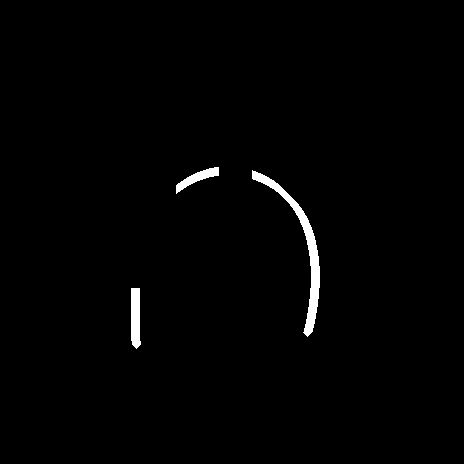
#> input picture test_v3.png, 464 x 464 px
$ python test.py   (older library calls are emulated)
#> lines starting #> are read from the running program, lines starting #| are printed output that depends on the picture; after the words box and inside, x2 and y2 are one past the last pixel; in counts of white or black regions, pixels touching at a corner belong together
### momentum.py
from time import time
from copy import deepcopy
from scipy.interpolate import LSQUnivariateSpline
from scipy.ndimage import binary_fill_holes
from skimage.morphology import skeletonize, erosion, dilation
import cv2
import numpy as np
import matplotlib.pyplot as plt


def find_ends(img, max_px_gap):
    """
    Find the ends of paths assuming that each end has one neighbor.
    :param img: skeletonized paths
    :type img: np.ndarray
    :param max_px_gap: maximum pixel gap between paths ends in terms of remove similar points
    :type max_px_gap: int
    :return: all coordinates with a single neighbor
    :rtype: list
    """
    # Add border to image frame
    img = np.pad(img, pad_width=1, mode='constant', constant_values=0)

    # Find all coordinates with less than 2 neighbors
    path_indices = np.nonzero(img)
    path_indices = np.vstack((path_indices[0], path_indices[1])).T
    path_ends_workspace = np.empty((0, 2))
    for current_cord in path_indices:
        neighbors = 0
        for i in range(-1, 2):
            for j in range(-1, 2):
                if i == 0 and j == 0:
                    continue
                if img[current_cord[0] + i, current_cord[1] + j]:
                    neighbors += 1
        if neighbors < 2:
            path_ends_workspace = np.append(path_ends_workspace, [np.flip(current_cord)], axis=0)

    # Skip similar coordinates using maximum gap between points
    keys_to_skip = []
    for key, value in enumerate(path_ends_workspace):
        for current_cord in path_ends_workspace[key + 1:]:
            if (np.fabs(current_cord - value) <= max_px_gap).all():
                keys_to_skip.append(key)
    path_ends_workspace = np.delete(path_ends_workspace, keys_to_skip, axis=0)
    path_ends_workspace = list(map(list, path_ends_workspace - 1))
    return path_ends_workspace


def remove_close_points(last_point, path_ends, max_px_gap=10):
    """
    Remove close points around certain pixel.
    :param last_point: point around which to look
    :type last_point: tuple
    :param path_ends: points to check
    :type path_ends: np.array
    :param max_px_gap: maximum pixel gap between last_point and a single point of path_ends
    :type max_px_gap: int
    :return: points without close points to the last point
    :rtype: list
    """
    keys_to_remove = []
    for key, value in enumerate(np.array(path_ends)):
        if (np.fabs(np.array(last_point) - value) < max_px_gap).all():
            keys_to_remove.append(key)
    path_ends = np.delete(np.array(path_ends), keys_to_remove, axis=0)
    return path_ends.tolist()


def find_connections(paths):
    """
    Among all paths, for each path end, find the closest end belonging to another path. N paths results 2N connections.
    :param paths: all paths
    :type paths: np.array
    :return: dictionaries that describe connections
    :rtype: list
    """
    best_connections = []
    for key, value in enumerate(paths):
        for key2, value2 in enumerate(paths[key + 1:]):
            # Calculate gap length between two paths (begins and ends)
            connections = []
            gap_length = np.linalg.norm(np.subtract(value['coords'][0], value2['coords'][0]))
            connections.append({"gap_length": gap_length, "keys": [key, key + 1 + key2]})
            gap_length = np.linalg.norm(np.subtract(value['coords'][0], value2['coords'][-1]))
            connections.append({"gap_length": gap_length, "keys": [key, key + 1 + key2]})
            gap_length = np.linalg.norm(np.subtract(value['coords'][-1], value2['coords'][0]))
            connections.append({"gap_length": gap_length, "keys": [key, key + 1 + key2]})
            gap_length = np.linalg.norm(np.subtract(value['coords'][-1], value2['coords'][-1]))
            connections.append({"gap_length": gap_length, "keys": [key, key + 1 + key2]})

            # Chose best connection - shortest gap
            best_connection = min(connections, key=lambda k: k['gap_length'])
            best_connections.append(best_connection)

    # Sort connections between paths by shortest gaps
    best_connections = sorted(best_connections, key=lambda k: k['gap_length'])

    return best_connections


def select_connections(connections, num_paths):
    """
    For N paths select best N - 1 connections among given 2 N connections.
    :param connections: dictionaries that describe connections
    :type connections: list
    :param num_paths: number of paths
    :type num_paths: int
    :return: dictionaries that describe selected connections
    :rtype: list
    """
    # Within all connections find minimum a single occurrence for a single path. Single path may occur maximum twice
    first_occurrence = []
    all_occurrences = []
    connections_to_remove = []
    connections_workspace = deepcopy(connections)
    selected_connections = []
    for key, value in enumerate(connections):
        key_0 = value['keys'][0]
        key_1 = value['keys'][1]
        if (first_occurrence.count(key_0) < 1 or first_occurrence.count(key_1) < 1) \
                and all_occurrences.count(key_0) < 2 and all_occurrences.count(key_1) < 2:
            selected_connections.append(value)
            first_occurrence.append(key_0)
            first_occurrence.append(key_1)
            first_occurrence = list(set(first_occurrence))
            all_occurrences.append(key_0)
            all_occurrences.append(key_1)
            connections_to_remove.append(key)
    best_connections_workspace = list(np.delete(np.array(connections_workspace), connections_to_remove))

    # Check which connection has no pair and mark it as required connection
    all_occurrences = np.array(all_occurrences).reshape((-1, 2))
    required_connections = []
    for key, value in enumerate(all_occurrences):
        arr_to_check = np.vstack((all_occurrences[:key], all_occurrences[key + 1:]))
        if not all_occurrences[key][0] in arr_to_check and not all_occurrences[key][1] in arr_to_check:
            required_connections.append(value)

    # Find required connections among rest of possible connections
    for required_connection in required_connections:
        connections_to_remove = []
        for key, value in enumerate(best_connections_workspace):
            if np.any(required_connection == value['keys']):
                selected_connections.append(value)
                connections_to_remove.append(key)
        best_connections_workspace = list(np.delete(np.array(best_connections_workspace), connections_to_remove))

    # Append rest of connections
    for connection in best_connections_workspace:
        selected_connections.append(connection)

    # Get rid of unnecessary connections -> with N paths there is always N - 1 connections
    selected_connections = selected_connections[:num_paths - 1]

    return selected_connections


def order_paths(connections, paths):
    """
    Among the possible connections create a sequence of paths.
    :param connections: dictionaries that describe selected connections
    :type connections: list
    :param paths: all paths
    :type paths: np.array
    :return: ordered paths, ordered gaps lengths
    :rtype: list, list
    """
    # Find first path with a single connection
    paths_keys_order = []
    keys = np.hstack([d['keys'] for d in connections])
    for key in range(len(paths)):
        if np.sum(keys == key) == 1:
            paths_keys_order.append(key)
            break

    # Find paths & gaps sequence
    connections_workspace = deepcopy(connections)
    ordered_gaps_lengths = []
    while len(connections_workspace) > 0:
        last_len = len(connections_workspace)
        for key, value in enumerate(connections_workspace):
            if paths_keys_order[-1] in connections_workspace[key]['keys']:
                connections_workspace[key]['keys'].remove(paths_keys_order[-1])
                paths_keys_order.append(value['keys'][0])
                ordered_gaps_lengths.append(connections_workspace.pop(key)['gap_length'])
                break
        assert len(connections_workspace) < last_len, \
            "Connections " + str([d['keys'] for d in connections]) + " may not be linked."

    # Order paths
    ordered_paths = [paths[i] for i in paths_keys_order]

    return ordered_paths, ordered_gaps_lengths


def merge_paths(paths):
    """
    Merge ordered paths with correct sequence.
    :param paths: ordered paths
    :type paths: list
    :return: merged paths
    :rtype: list
    """

    # Merge & flip paths
    merged_paths = [paths[0]['coords']]
    for key, value in enumerate([d['coords'] for d in paths][1:]):
        if np.linalg.norm(np.subtract(merged_paths[-1][-1], value[0])) > np.linalg.norm(
                np.subtract(merged_paths[-1][0], value[0])):
            merged_paths[-1] = np.flip(merged_paths[-1], axis=0).tolist()
        if np.linalg.norm(np.subtract(merged_paths[-1][-1], value[0])) > np.linalg.norm(
                np.subtract(merged_paths[-1][-1], value[-1])):
            merged_paths.append(np.flip(value, axis=0).tolist())
        else:
            merged_paths.append(value)

    merged_paths = np.vstack(np.array(merged_paths, dtype=object))

    return merged_paths.tolist()


def get_linespaces(ordered_paths, gaps_length):
    """
    Get linespace for merged paths.
    :param ordered_paths: all paths with correct order
    :type ordered_paths: list
    :param gaps_length: all gaps lengths between paths
    :type gaps_length: list
    :return: merged linespaces of all paths
    :rtype: np.array
    """
    full_length = np.sum([d["length"] for d in ordered_paths]) + np.sum(gaps_length)
    t_linespaces = []
    curr_value = 0
    for key, value in enumerate([d["length"] for d in ordered_paths]):
        t_linespace = np.linspace(curr_value, curr_value + value / full_length,
                                  [d["num_points"] for d in ordered_paths][key])
        curr_value += value / full_length
        if key < len(gaps_length):
            curr_value += gaps_length[key] / full_length
        t_linespaces.append(t_linespace)
    t = np.hstack(t_linespaces)
    return t


# [59 lines left out: function walk, not called in this run]


def walk_fast(skel, start):
    skel = np.pad(skel, [[1, 1], [1, 1]], 'constant', constant_values=False)
    length = 0
    path = [(int(start[1]) + 1, int(start[0]) + 1)]
    colors = ['r', 'g', 'b']
    dxy = np.meshgrid(np.linspace(-1, 1, 3), np.linspace(-1, 1, 3))
    dxy = np.stack(dxy, axis=-1)
    dxy = dxy[:, :, ::-1]
    card = 1
    i = 0
    while card > 0:
        act = path[-1]

        skel[act[0], act[1]] = 0.
        if len(path) > 3:
            skel[path[-4][0], path[-4][1]] = 1.

        patch = skel[act[0] - 1: act[0] + 2, act[1] - 1: act[1] + 2]
        xy = dxy + act
        b = xy[patch]

        card = b.shape[0]
        if card == 1:
            aim = b[0].astype(np.int32)
        elif card > 1:
            v = np.array(act) - np.array(path[-min(5, len(path))])
            dir = v / np.linalg.norm(v)
            new = np.array(act) + dir
            dists = np.linalg.norm(new - b, axis=-1)
            min_idx = np.argmin(dists)
            aim = b[min_idx].astype(np.int32)
        else:
            break

        length += np.linalg.norm(np.array(act) - np.array(aim))
        path.append((aim[0], aim[1]))
        i += 1
    path = [(a[0] - 1, a[1] - 1) for a in path]
    return path, length


def img_morphology(img, num_dilations):
    """
    Get skeleton representation of paths.
    :param img: preprocessed frame
    :type img: np.array
    :param num_dilations: number of dilation operations
    :type num_dilations: int
    :return: processed frame
    :rtype: np.array
    """
    #plt.subplot(331)
    #plt.imshow(img)
    img = binary_fill_holes(img)
    #plt.subplot(332)
    #plt.imshow(img)
    img = erosion(img)
    #plt.subplot(333)
    #plt.imshow(img)
    img = dilation(img)
    # [13 lines of commented-out code are left out]
    skel = skeletonize(img)
    #plt.subplot(339)
    #plt.imshow(skel)
    #plt.show()
    return skel


def main(img):
    # img = plt.imread("test_v3.png")
    # plt.subplot(121)
    # plt.imshow(img)

    # Get image skeleton
    img_skeleton = img_morphology(img=img, num_dilations=4)

    # Find paths ends
    path_ends = find_ends(img=img_skeleton, max_px_gap=5)

    # Create paths
    paths = []
    while len(path_ends) > 0:
        # path, path_length = walk(img, skel, tuple(path_ends_workspace[0]), 10, 3)
        path, path_length = walk_fast(img_skeleton, tuple(path_ends[0]))
        paths.append({"coords": path, "num_points": len(path), "length": path_length})
        path_ends.pop(0)
        path_ends = remove_close_points((path[-1][1], path[-1][0]), path_ends)

    # Get rid of too short paths
    paths = [p for p in paths if len(p['coords']) > 1]

    # Perform operations depending on the number of paths
    if len(paths) > 1:
        # Case with a multiple paths
        # Find shortest connections between paths
        connections = find_connections(paths=paths)

        # Select best connections
        selected_connections = select_connections(connections=connections, num_paths=len(paths))

        # Order paths
        ordered_paths, ordered_gaps_lengths = order_paths(connections=selected_connections, paths=paths)

        # Merge paths
        merged_paths = merge_paths(ordered_paths)

        xys = np.stack(merged_paths, axis=0)
        t = get_linespaces(ordered_paths, ordered_gaps_lengths)
    else:
        # Case with a single path
        xys = np.stack(paths[0]['coords'], axis=0)
        t = np.linspace(0., 1., xys.shape[0])

    T = np.linspace(0., 1., 128)
    k = 7
    knots = np.linspace(0., 1., k)[1:-1]
    x_spline = LSQUnivariateSpline(t, xys[:, 1], knots)
    y_spline = LSQUnivariateSpline(t, xys[:, 0], knots)
    x = x_spline(T)
    y = y_spline(T)

    # [8 lines of commented-out code are left out]
    return x, y, img_skeleton.astype(np.float64) * 255


def get_spline(x, y, width, height):
    """
    Get an array with (x, y) coordinates set in.
    :param x: x coordinates
    :type x: np.array
    :param y: y coordinates
    :type y: np.array
    :param width: frame width
    :type width: int
    :param height: frame height
    :type height: int
    :return: path spline
    :rtype: np.array
    """
    spline_frame = np.zeros(shape=(height, width))
    keys_to_remove = []

    for key, value in enumerate(x):
        if x[key] > height or x[key] < 0 or y[key] > width or y[key] < 0:
            keys_to_remove.append(key)
    x = np.delete(x, keys_to_remove)
    y = np.delete(y, keys_to_remove)

    spline_frame[tuple(x.astype(int)), tuple(y.astype(int))] = 1

    return spline_frame


# [13 lines left out: function set_mask, not called in this run]


# [27 lines that do not run on import are left out]

### test.py
from time import time

import matplotlib.pyplot as plt
from momentum import main, get_spline

if __name__ == "__main__":
    #img = plt.imread("border.png")#[..., 0]
    #img = plt.imread("0019.png")#[..., 0]
    #img = plt.imread("img_err_0.png")[..., 0]
    img = plt.imread("test_v3.png")
#> img: shape (464, 464) float32; values 0 (black) and 1 (white), 1.1% white; 3 white regions, box (x1, y1, x2, y2) and area: (252, 170, 320, 337) 1555, (131, 288, 141, 349) 529, (176, 167, 219, 194) 387
    # Get spline coordinates
    t0 = time()
    x, y, img_skeleton = main(img)
#> in img_morphology, `img = erosion(img)`:
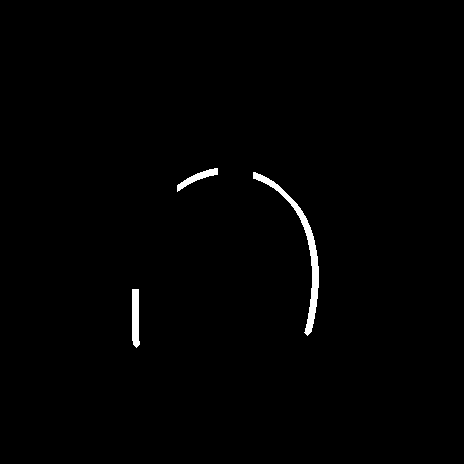
#> img: shape (464, 464) bool; 0.88% white; 3 white regions, box (x1, y1, x2, y2) and area: (253, 172, 319, 336) 1199, (132, 289, 140, 348) 401, (177, 168, 218, 192) 287
#> in img_morphology, `img = dilation(img)`: img: shape (464, 464) bool; 1.1% white; 3 white regions, box (x1, y1, x2, y2) and area: (252, 171, 320, 337) 1553, (131, 288, 141, 349) 527, (176, 167, 219, 193) 383
#> in img_morphology, `skel = skeletonize(img)`:
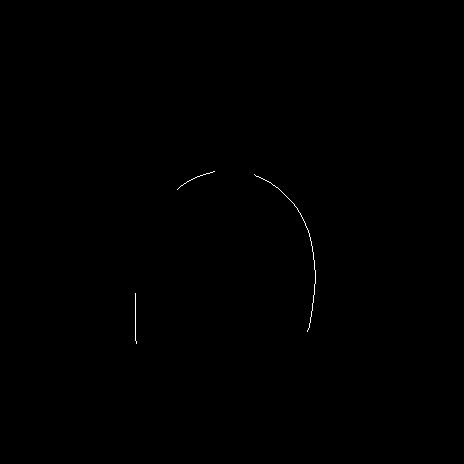
#> skel: shape (464, 464) bool; 0.12% white in thin lines or dots, all inside (x1, y1, x2, y2) = (135, 171, 316, 344)
#> in find_ends, `img = np.pad(img, pad_width=1, mode='constant', constant_values=0)`: img: shape (466, 466) bool; 0.12% white in thin lines or dots, all inside (x1, y1, x2, y2) = (136, 172, 317, 345)
#> in find_ends, `path_indices = np.nonzero(img)`: path_indices = 257 positions, rows 172 to 344, columns 136 to 316
#> in find_ends, `path_indices = np.vstack((path_indices[0], path_indices[1])).T`: path_indices = 257 pairs, first value 172 to 344, second value 136 to 316
#> the loop in find_ends, `for current_cord in path_indices:` made 257 passes
#> (current_cord, path_ends_workspace) on passes 2, 13: ([172, 215], [[215, 172]]), ([175, 255], [[215, 172], [255, 175]])
#> path_ends_workspace on passes 63, 168: [[215, 172], [255, 175], [178, 190]], [[215, 172], [255, 175], [178, 190], [136, 294]]
#> after the loop in find_ends, `for current_cord in path_indices:`: path_ends_workspace = [[215, 172], [255, 175], [178, 190], [136, 294], [308, 332], [137, 344]]
#> the loop in find_ends, `for key, value in enumerate(path_ends_workspace):` made 6 passes
#> after the loop in find_ends, `for key, value in enumerate(path_ends_workspace):`: keys_to_skip = []
#> in find_ends, `path_ends_workspace = list(map(list, path_ends_workspace - 1))`: path_ends_workspace = [[214, 171], [254, 174], [177, 189], [135, 293], [307, 331], [136, 343]]
#> in main, `path_ends = find_ends(img=img_skeleton, max_px_gap=5)`: path_ends has the same summary as path_ends_workspace in find_ends
#> the loop in main, `while len(path_ends) > 0:` made 3 passes
#> (path, path_length, path_ends) on passes 1 to 2: ([(172, 215)], 44.46, [[254, 174], [135, 293], [307, 331], [136, 343]]), ([(175, 255)], 191.4, [[135, 293], [136, 343]])
#> (path, path_length) on pass 3: ([(294, 136)], 50.41)
#> after the loop in main, `while len(path_ends) > 0:`: path_ends = []; paths = 3 items
#> the loop in find_connections, `for key, value in enumerate(paths):` made 3 passes
#> the loop in select_connections, `for key, value in enumerate(connections):` made 3 passes
#> (value, key_0, key_1, first_occurrence) on pass 2: ({'gap_length': 112.2, 'keys': [0, 2]}, 0, 2, [0, 1, 2])
#> (value, key_0, key_1) on passes 1, 3: ({'gap_length': 40.11, 'keys': [0, 1]}, 0, 1), ({'gap_length': 168.3, 'keys': [1, 2]}, 1, 2)
#> after the loop in select_connections, `for key, value in enumerate(connections):`: all_occurrences = [0, 1, 0, 2]; connections_to_remove = [0, 1]; selected_connections = 2 items
#> in select_connections, `best_connections_workspace = list(np.delete(np.array(connections_works..`: best_connections_workspace = 1 item
#> in select_connections, `all_occurrences = np.array(all_occurrences).reshape((-1, 2))`: all_occurrences = [[0, 1], [0, 2]]
#> the loop in select_connections, `for key, value in enumerate(all_occurrences):` made 2 passes
#> (key, value, arr_to_check) on passes 1 to 2: (0, [0, 1], [[0, 2]]), (1, [0, 2], [[0, 1]])
#> after the loop in select_connections, `for key, value in enumerate(all_occurrences):`: required_connections = []
#> the loop in select_connections, `for connection in best_connections_workspace:` made 1 pass
#> connection on pass 1: {'gap_length': 168.3, 'keys': [1, 2]}
#> after the loop in select_connections, `for connection in best_connections_workspace:`: selected_connections = 3 items
#> in select_connections, `selected_connections = selected_connections[:num_paths - 1]`: selected_connections = 2 items
#> in order_paths, `keys = np.hstack([d['keys'] for d in connections])`: keys = [0, 1, 0, 2]
#> the loop in order_paths, `for key in range(len(paths)):` made 2 passes
#> after the loop in order_paths, `for key in range(len(paths)):`: paths_keys_order = [1]
#> in order_paths, `connections_workspace = deepcopy(connections)`: connections_workspace = 2 items
#> the loop in order_paths, `while len(connections_workspace) > 0:` made 2 passes
#> last_len on passes 1 to 2: 2, 1
#> after the loop in order_paths, `while len(connections_workspace) > 0:`: connections_workspace = []; ordered_gaps_lengths = [40.11, 112.2]; paths_keys_order = [1, 0, 2]
#> in order_paths, `ordered_paths = [paths[i] for i in paths_keys_order]`: ordered_paths = 3 items
#> in main, `ordered_paths, ordered_gaps_lengths = order_paths(connections=selected..`: ordered_gaps_lengths = [40.11, 112.2]
#> the loop in merge_paths, `for key, value in enumerate([d['coords'] for d in paths][1:]):` made 2 passes
#> key on passes 1 to 2: 0, 1
#> after the loop in merge_paths, `for key, value in enumerate([d['coords'] for d in paths][1:]):`: merged_paths = 3 items
#> in merge_paths, `merged_paths = np.vstack(np.array(merged_paths, dtype=object))`: merged_paths = 257 pairs, first value 171 to 343, second value 135 to 315
#> in main, `xys = np.stack(merged_paths, axis=0)`: xys has the same summary as merged_paths in merge_paths
#> in get_linespaces, `full_length = np.sum([d["length"] for d in ordered_paths]) + np.sum(ga..`: full_length = 438.6
#> the loop in get_linespaces, `for key, value in enumerate([d["length"] for d in ordered_paths]):` made 3 passes
#> (value, curr_value) on passes 1 to 3: (191.4, 0.528), (44.46, 0.885), (50.41, 1)
#> after the loop in get_linespaces, `for key, value in enumerate([d["length"] for d in ordered_paths]):`: curr_value = 1; t_linespaces = 3 items
#> in get_linespaces, `t = np.hstack(t_linespaces)`: t = 257 values from 0 to 1
#> in main, `T = np.linspace(0., 1., 128)`: T = 128 values from 0 to 1
#> in main, `knots = np.linspace(0., 1., k)[1:-1]`: knots = [0.167, 0.333, 0.5, 0.667, 0.833]
#> in main, `x = x_spline(T)`: x = 128 values, max 314.6 at index 19, min 134.9 at index 116, mean 226.6
#> in main, `y = y_spline(T)`: y = 128 values, max 342.8 at index 127, min 168.5 at index 64, mean 240.1
    t1 = time()
    print("TIME:", t1 - t0)

    # Convert spline coordinates to image frame
    spline_frame = get_spline(x=y, y=x, width=640, height=480)
#> in get_spline, `spline_frame = np.zeros(shape=(height, width))`: spline_frame: shape (480, 640) float64; every value is 0
#> the loop in get_spline, `for key, value in enumerate(x):` made 128 passes
#> value on passes 1 to 12: 331.8, 328.4, 325.1, 321.9, 318.7, 315.6, 312.5, 309.4, 306.4, 303.5, 300.5, 297.6
#> after the loop in get_spline, `for key, value in enumerate(x):`: keys_to_remove = []
#> in get_spline, `x = np.delete(x, keys_to_remove)`: x has the same summary as y in main
#> in get_spline, `y = np.delete(y, keys_to_remove)`: y has the same summary as x in main
#> in get_spline, `spline_frame[tuple(x.astype(int)), tuple(y.astype(int))] = 1`:
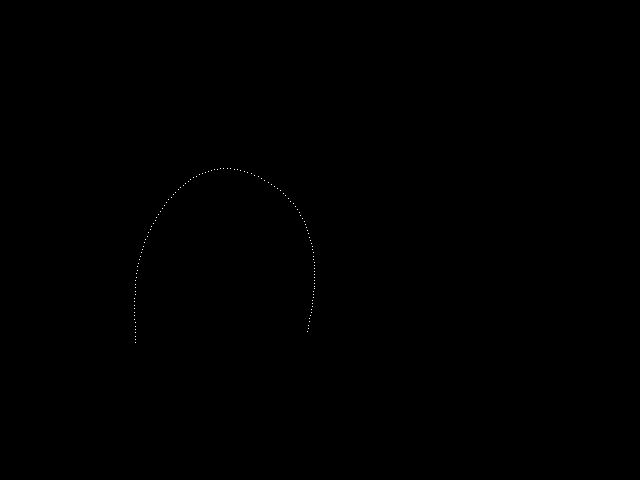
#> spline_frame: shape (480, 640) float64; values 0 (black) and 1 (white), 0.04% white in thin lines or dots, all inside (x1, y1, x2, y2) = (134, 168, 315, 343)

    # Draw outputs
    plt.subplot(121)
    plt.imshow(img_skeleton)
    plt.subplot(122)
    plt.imshow(spline_frame)
    plt.show()
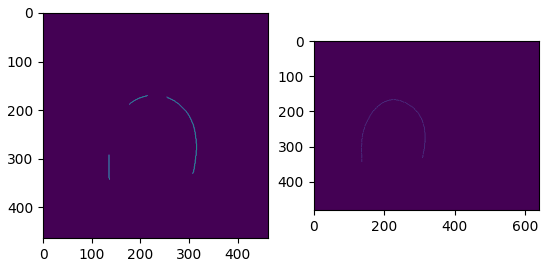
#> figure drawn by matplotlib, 2 panels
